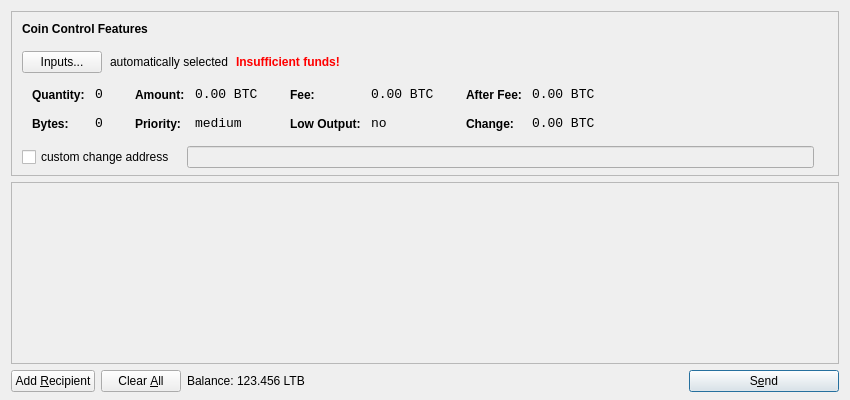
<?xml version="1.0" encoding="UTF-8"?>
<ui version="4.0">
 <class>SendCoinsDialog</class>
 <widget class="QDialog" name="SendCoinsDialog">
  <property name="geometry">
   <rect>
    <x>0</x>
    <y>0</y>
    <width>850</width>
    <height>400</height>
   </rect>
  </property>
  <property name="windowTitle">
   <string>Send Coins</string>
  </property>
  <layout class="QVBoxLayout" name="verticalLayout" stretch="0,1,0">
   <property name="bottomMargin">
    <number>8</number>
   </property>
   <item>
    <widget class="QFrame" name="frameCoinControl">
     <property name="sizePolicy">
      <sizepolicy hsizetype="Expanding" vsizetype="Expanding">
       <horstretch>0</horstretch>
       <verstretch>0</verstretch>
      </sizepolicy>
     </property>
     <property name="maximumSize">
      <size>
       <width>16777215</width>
       <height>16777215</height>
      </size>
     </property>
     <property name="frameShape">
      <enum>QFrame::StyledPanel</enum>
     </property>
     <property name="frameShadow">
      <enum>QFrame::Sunken</enum>
     </property>
     <layout class="QVBoxLayout" name="verticalLayoutCoinControl2">
      <property name="spacing">
       <number>-1</number>
      </property>
      <property name="leftMargin">
       <number>0</number>
      </property>
      <property name="topMargin">
       <number>0</number>
      </property>
      <property name="rightMargin">
       <number>0</number>
      </property>
      <property name="bottomMargin">
       <number>6</number>
      </property>
      <item>
       <layout class="QVBoxLayout" name="verticalLayoutCoinControl" stretch="0,0,0,0,1">
        <property name="spacing">
         <number>0</number>
        </property>
        <property name="leftMargin">
         <number>10</number>
        </property>
        <property name="topMargin">
         <number>10</number>
        </property>
        <item>
         <layout class="QHBoxLayout" name="horizontalLayoutCoinControl1">
          <property name="bottomMargin">
           <number>15</number>
          </property>
          <item>
           <widget class="QLabel" name="labelCoinControlFeatures">
            <property name="sizePolicy">
             <sizepolicy hsizetype="Preferred" vsizetype="Maximum">
              <horstretch>0</horstretch>
              <verstretch>0</verstretch>
             </sizepolicy>
            </property>
            <property name="font">
             <font>
              <weight>75</weight>
              <bold>true</bold>
             </font>
            </property>
            <property name="styleSheet">
             <string notr="true">font-weight:bold;</string>
            </property>
            <property name="text">
             <string>Coin Control Features</string>
            </property>
           </widget>
          </item>
         </layout>
        </item>
        <item>
         <layout class="QHBoxLayout" name="horizontalLayoutCoinControl2" stretch="0,0,0,0">
          <property name="spacing">
           <number>8</number>
          </property>
          <property name="bottomMargin">
           <number>10</number>
          </property>
          <item>
           <widget class="QPushButton" name="pushButtonCoinControl">
            <property name="styleSheet">
             <string notr="true"/>
            </property>
            <property name="text">
             <string>Inputs...</string>
            </property>
           </widget>
          </item>
          <item>
           <widget class="QLabel" name="labelCoinControlAutomaticallySelected">
            <property name="text">
             <string>automatically selected</string>
            </property>
            <property name="margin">
             <number>5</number>
            </property>
           </widget>
          </item>
          <item>
           <widget class="QLabel" name="labelCoinControlInsuffFunds">
            <property name="font">
             <font>
              <weight>75</weight>
              <bold>true</bold>
             </font>
            </property>
            <property name="styleSheet">
             <string notr="true">color:red;font-weight:bold;</string>
            </property>
            <property name="text">
             <string>Insufficient funds!</string>
            </property>
            <property name="margin">
             <number>5</number>
            </property>
           </widget>
          </item>
          <item>
           <spacer name="horizontalSpacerCoinControl">
            <property name="orientation">
             <enum>Qt::Horizontal</enum>
            </property>
            <property name="sizeHint" stdset="0">
             <size>
              <width>40</width>
              <height>1</height>
             </size>
            </property>
           </spacer>
          </item>
         </layout>
        </item>
        <item>
         <widget class="QWidget" name="widgetCoinControl" native="true">
          <property name="sizePolicy">
           <sizepolicy hsizetype="Preferred" vsizetype="Preferred">
            <horstretch>0</horstretch>
            <verstretch>0</verstretch>
           </sizepolicy>
          </property>
          <property name="minimumSize">
           <size>
            <width>0</width>
            <height>0</height>
           </size>
          </property>
          <property name="styleSheet">
           <string notr="true"/>
          </property>
          <layout class="QHBoxLayout" name="horizontalLayoutCoinControl5">
           <property name="margin">
            <number>0</number>
           </property>
           <item>
            <layout class="QHBoxLayout" name="horizontalLayoutCoinControl3" stretch="0,0,0,1">
             <property name="spacing">
              <number>20</number>
             </property>
             <property name="topMargin">
              <number>0</number>
             </property>
             <property name="bottomMargin">
              <number>10</number>
             </property>
             <item>
              <layout class="QFormLayout" name="formLayoutCoinControl1">
               <property name="horizontalSpacing">
                <number>10</number>
               </property>
               <property name="verticalSpacing">
                <number>14</number>
               </property>
               <property name="leftMargin">
                <number>10</number>
               </property>
               <property name="topMargin">
                <number>4</number>
               </property>
               <property name="rightMargin">
                <number>6</number>
               </property>
               <item row="0" column="0">
                <widget class="QLabel" name="labelCoinControlQuantityText">
                 <property name="styleSheet">
                  <string notr="true">font-weight:bold;</string>
                 </property>
                 <property name="text">
                  <string>Quantity:</string>
                 </property>
                 <property name="margin">
                  <number>0</number>
                 </property>
                </widget>
               </item>
               <item row="0" column="1">
                <widget class="QLabel" name="labelCoinControlQuantity">
                 <property name="font">
                  <font>
                   <family>Monospace</family>
                   <pointsize>10</pointsize>
                  </font>
                 </property>
                 <property name="cursor">
                  <cursorShape>IBeamCursor</cursorShape>
                 </property>
                 <property name="contextMenuPolicy">
                  <enum>Qt::ActionsContextMenu</enum>
                 </property>
                 <property name="text">
                  <string notr="true">0</string>
                 </property>
                 <property name="margin">
                  <number>0</number>
                 </property>
                 <property name="textInteractionFlags">
                  <set>Qt::LinksAccessibleByMouse|Qt::TextSelectableByKeyboard|Qt::TextSelectableByMouse</set>
                 </property>
                </widget>
               </item>
               <item row="1" column="0">
                <widget class="QLabel" name="labelCoinControlBytesText">
                 <property name="styleSheet">
                  <string notr="true">font-weight:bold;</string>
                 </property>
                 <property name="text">
                  <string>Bytes:</string>
                 </property>
                </widget>
               </item>
               <item row="1" column="1">
                <widget class="QLabel" name="labelCoinControlBytes">
                 <property name="font">
                  <font>
                   <family>Monospace</family>
                   <pointsize>10</pointsize>
                  </font>
                 </property>
                 <property name="cursor">
                  <cursorShape>IBeamCursor</cursorShape>
                 </property>
                 <property name="contextMenuPolicy">
                  <enum>Qt::ActionsContextMenu</enum>
                 </property>
                 <property name="text">
                  <string notr="true">0</string>
                 </property>
                 <property name="textInteractionFlags">
                  <set>Qt::LinksAccessibleByMouse|Qt::TextSelectableByKeyboard|Qt::TextSelectableByMouse</set>
                 </property>
                </widget>
               </item>
              </layout>
             </item>
             <item>
              <layout class="QFormLayout" name="formLayoutCoinControl2">
               <property name="horizontalSpacing">
                <number>10</number>
               </property>
               <property name="verticalSpacing">
                <number>14</number>
               </property>
               <property name="leftMargin">
                <number>6</number>
               </property>
               <property name="topMargin">
                <number>4</number>
               </property>
               <property name="rightMargin">
                <number>6</number>
               </property>
               <item row="0" column="0">
                <widget class="QLabel" name="labelCoinControlAmountText">
                 <property name="styleSheet">
                  <string notr="true">font-weight:bold;</string>
                 </property>
                 <property name="text">
                  <string>Amount:</string>
                 </property>
                 <property name="margin">
                  <number>0</number>
                 </property>
                </widget>
               </item>
               <item row="0" column="1">
                <widget class="QLabel" name="labelCoinControlAmount">
                 <property name="font">
                  <font>
                   <family>Monospace</family>
                   <pointsize>10</pointsize>
                  </font>
                 </property>
                 <property name="cursor">
                  <cursorShape>IBeamCursor</cursorShape>
                 </property>
                 <property name="contextMenuPolicy">
                  <enum>Qt::ActionsContextMenu</enum>
                 </property>
                 <property name="text">
                  <string notr="true">0.00 BTC</string>
                 </property>
                 <property name="textInteractionFlags">
                  <set>Qt::LinksAccessibleByMouse|Qt::TextSelectableByKeyboard|Qt::TextSelectableByMouse</set>
                 </property>
                </widget>
               </item>
               <item row="1" column="0">
                <widget class="QLabel" name="labelCoinControlPriorityText">
                 <property name="styleSheet">
                  <string notr="true">font-weight:bold;</string>
                 </property>
                 <property name="text">
                  <string>Priority:</string>
                 </property>
                </widget>
               </item>
               <item row="1" column="1">
                <widget class="QLabel" name="labelCoinControlPriority">
                 <property name="font">
                  <font>
                   <family>Monospace</family>
                   <pointsize>10</pointsize>
                  </font>
                 </property>
                 <property name="cursor">
                  <cursorShape>IBeamCursor</cursorShape>
                 </property>
                 <property name="contextMenuPolicy">
                  <enum>Qt::ActionsContextMenu</enum>
                 </property>
                 <property name="text">
                  <string>medium</string>
                 </property>
                 <property name="textInteractionFlags">
                  <set>Qt::LinksAccessibleByMouse|Qt::TextSelectableByKeyboard|Qt::TextSelectableByMouse</set>
                 </property>
                </widget>
               </item>
              </layout>
             </item>
             <item>
              <layout class="QFormLayout" name="formLayoutCoinControl3">
               <property name="horizontalSpacing">
                <number>10</number>
               </property>
               <property name="verticalSpacing">
                <number>14</number>
               </property>
               <property name="leftMargin">
                <number>6</number>
               </property>
               <property name="topMargin">
                <number>4</number>
               </property>
               <property name="rightMargin">
                <number>6</number>
               </property>
               <item row="0" column="0">
                <widget class="QLabel" name="labelCoinControlFeeText">
                 <property name="styleSheet">
                  <string notr="true">font-weight:bold;</string>
                 </property>
                 <property name="text">
                  <string>Fee:</string>
                 </property>
                 <property name="margin">
                  <number>0</number>
                 </property>
                </widget>
               </item>
               <item row="0" column="1">
                <widget class="QLabel" name="labelCoinControlFee">
                 <property name="font">
                  <font>
                   <family>Monospace</family>
                   <pointsize>10</pointsize>
                  </font>
                 </property>
                 <property name="cursor">
                  <cursorShape>IBeamCursor</cursorShape>
                 </property>
                 <property name="contextMenuPolicy">
                  <enum>Qt::ActionsContextMenu</enum>
                 </property>
                 <property name="text">
                  <string notr="true">0.00 BTC</string>
                 </property>
                 <property name="textInteractionFlags">
                  <set>Qt::LinksAccessibleByMouse|Qt::TextSelectableByKeyboard|Qt::TextSelectableByMouse</set>
                 </property>
                </widget>
               </item>
               <item row="1" column="0">
                <widget class="QLabel" name="labelCoinControlLowOutputText">
                 <property name="styleSheet">
                  <string notr="true">font-weight:bold;</string>
                 </property>
                 <property name="text">
                  <string>Low Output:</string>
                 </property>
                </widget>
               </item>
               <item row="1" column="1">
                <widget class="QLabel" name="labelCoinControlLowOutput">
                 <property name="font">
                  <font>
                   <family>Monospace</family>
                   <pointsize>10</pointsize>
                  </font>
                 </property>
                 <property name="cursor">
                  <cursorShape>IBeamCursor</cursorShape>
                 </property>
                 <property name="contextMenuPolicy">
                  <enum>Qt::ActionsContextMenu</enum>
                 </property>
                 <property name="text">
                  <string>no</string>
                 </property>
                 <property name="textInteractionFlags">
                  <set>Qt::LinksAccessibleByMouse|Qt::TextSelectableByKeyboard|Qt::TextSelectableByMouse</set>
                 </property>
                </widget>
               </item>
              </layout>
             </item>
             <item>
              <layout class="QFormLayout" name="formLayoutCoinControl4">
               <property name="horizontalSpacing">
                <number>10</number>
               </property>
               <property name="verticalSpacing">
                <number>14</number>
               </property>
               <property name="leftMargin">
                <number>6</number>
               </property>
               <property name="topMargin">
                <number>4</number>
               </property>
               <property name="rightMargin">
                <number>6</number>
               </property>
               <item row="0" column="0">
                <widget class="QLabel" name="labelCoinControlAfterFeeText">
                 <property name="styleSheet">
                  <string notr="true">font-weight:bold;</string>
                 </property>
                 <property name="text">
                  <string>After Fee:</string>
                 </property>
                 <property name="margin">
                  <number>0</number>
                 </property>
                </widget>
               </item>
               <item row="0" column="1">
                <widget class="QLabel" name="labelCoinControlAfterFee">
                 <property name="font">
                  <font>
                   <family>Monospace</family>
                   <pointsize>10</pointsize>
                  </font>
                 </property>
                 <property name="cursor">
                  <cursorShape>IBeamCursor</cursorShape>
                 </property>
                 <property name="contextMenuPolicy">
                  <enum>Qt::ActionsContextMenu</enum>
                 </property>
                 <property name="text">
                  <string notr="true">0.00 BTC</string>
                 </property>
                 <property name="textInteractionFlags">
                  <set>Qt::LinksAccessibleByMouse|Qt::TextSelectableByKeyboard|Qt::TextSelectableByMouse</set>
                 </property>
                </widget>
               </item>
               <item row="1" column="0">
                <widget class="QLabel" name="labelCoinControlChangeText">
                 <property name="styleSheet">
                  <string notr="true">font-weight:bold;</string>
                 </property>
                 <property name="text">
                  <string>Change:</string>
                 </property>
                </widget>
               </item>
               <item row="1" column="1">
                <widget class="QLabel" name="labelCoinControlChange">
                 <property name="font">
                  <font>
                   <family>Monospace</family>
                   <pointsize>10</pointsize>
                  </font>
                 </property>
                 <property name="cursor">
                  <cursorShape>IBeamCursor</cursorShape>
                 </property>
                 <property name="contextMenuPolicy">
                  <enum>Qt::ActionsContextMenu</enum>
                 </property>
                 <property name="text">
                  <string notr="true">0.00 BTC</string>
                 </property>
                 <property name="textInteractionFlags">
                  <set>Qt::LinksAccessibleByMouse|Qt::TextSelectableByKeyboard|Qt::TextSelectableByMouse</set>
                 </property>
                </widget>
               </item>
              </layout>
             </item>
            </layout>
           </item>
          </layout>
         </widget>
        </item>
        <item>
         <layout class="QHBoxLayout" name="horizontalLayoutCoinControl4" stretch="0,0,0">
          <property name="spacing">
           <number>12</number>
          </property>
          <property name="sizeConstraint">
           <enum>QLayout::SetDefaultConstraint</enum>
          </property>
          <property name="topMargin">
           <number>5</number>
          </property>
          <property name="rightMargin">
           <number>5</number>
          </property>
          <item>
           <widget class="QCheckBox" name="checkBoxCoinControlChange">
            <property name="text">
             <string>custom change address</string>
            </property>
           </widget>
          </item>
          <item>
           <widget class="QLineEdit" name="lineEditCoinControlChange">
            <property name="enabled">
             <bool>false</bool>
            </property>
            <property name="sizePolicy">
             <sizepolicy hsizetype="Expanding" vsizetype="Fixed">
              <horstretch>0</horstretch>
              <verstretch>0</verstretch>
             </sizepolicy>
            </property>
           </widget>
          </item>
          <item>
           <widget class="QLabel" name="labelCoinControlChangeLabel">
            <property name="sizePolicy">
             <sizepolicy hsizetype="Preferred" vsizetype="Expanding">
              <horstretch>0</horstretch>
              <verstretch>0</verstretch>
             </sizepolicy>
            </property>
            <property name="minimumSize">
             <size>
              <width>0</width>
              <height>0</height>
             </size>
            </property>
            <property name="text">
             <string/>
            </property>
            <property name="margin">
             <number>3</number>
            </property>
           </widget>
          </item>
         </layout>
        </item>
        <item>
         <spacer name="verticalSpacerCoinControl">
          <property name="orientation">
           <enum>Qt::Vertical</enum>
          </property>
          <property name="sizeHint" stdset="0">
           <size>
            <width>800</width>
            <height>1</height>
           </size>
          </property>
         </spacer>
        </item>
       </layout>
      </item>
     </layout>
    </widget>
   </item>
   <item>
    <widget class="QScrollArea" name="scrollArea">
     <property name="widgetResizable">
      <bool>true</bool>
     </property>
     <widget class="QWidget" name="scrollAreaWidgetContents">
      <property name="geometry">
       <rect>
        <x>0</x>
        <y>0</y>
        <width>830</width>
        <height>165</height>
       </rect>
      </property>
      <layout class="QVBoxLayout" name="verticalLayout_2">
       <property name="margin">
        <number>0</number>
       </property>
       <item>
        <layout class="QVBoxLayout" name="entries">
         <property name="spacing">
          <number>6</number>
         </property>
        </layout>
       </item>
       <item>
        <spacer name="verticalSpacer">
         <property name="orientation">
          <enum>Qt::Vertical</enum>
         </property>
         <property name="sizeHint" stdset="0">
          <size>
           <width>20</width>
           <height>40</height>
          </size>
         </property>
        </spacer>
       </item>
      </layout>
     </widget>
    </widget>
   </item>
   <item>
    <layout class="QHBoxLayout" name="horizontalLayout">
     <item>
      <widget class="QPushButton" name="addButton">
       <property name="toolTip">
        <string>Send to multiple recipients at once</string>
       </property>
       <property name="text">
        <string>Add &amp;Recipient</string>
       </property>
       <property name="icon">
        <iconset resource="../bitcoin.qrc">
         <normaloff>:/icons/add</normaloff>:/icons/add</iconset>
       </property>
       <property name="autoDefault">
        <bool>false</bool>
       </property>
      </widget>
     </item>
     <item>
      <widget class="QPushButton" name="clearButton">
       <property name="sizePolicy">
        <sizepolicy hsizetype="Minimum" vsizetype="Fixed">
         <horstretch>0</horstretch>
         <verstretch>0</verstretch>
        </sizepolicy>
       </property>
       <property name="toolTip">
        <string>Remove all transaction fields</string>
       </property>
       <property name="text">
        <string>Clear &amp;All</string>
       </property>
       <property name="icon">
        <iconset resource="../bitcoin.qrc">
         <normaloff>:/icons/remove</normaloff>:/icons/remove</iconset>
       </property>
       <property name="autoRepeatDelay">
        <number>300</number>
       </property>
       <property name="autoDefault">
        <bool>false</bool>
       </property>
      </widget>
     </item>
     <item>
      <layout class="QHBoxLayout" name="horizontalLayout_2">
       <property name="spacing">
        <number>3</number>
       </property>
       <item>
        <widget class="QLabel" name="label">
         <property name="text">
          <string>Balance:</string>
         </property>
        </widget>
       </item>
       <item>
        <widget class="QLabel" name="labelBalance">
         <property name="cursor">
          <cursorShape>IBeamCursor</cursorShape>
         </property>
         <property name="text">
          <string>123.456 LTB</string>
         </property>
         <property name="textInteractionFlags">
          <set>Qt::LinksAccessibleByMouse|Qt::TextSelectableByKeyboard|Qt::TextSelectableByMouse</set>
         </property>
        </widget>
       </item>
      </layout>
     </item>
     <item>
      <spacer name="horizontalSpacer">
       <property name="orientation">
        <enum>Qt::Horizontal</enum>
       </property>
       <property name="sizeHint" stdset="0">
        <size>
         <width>40</width>
         <height>20</height>
        </size>
       </property>
      </spacer>
     </item>
     <item>
      <widget class="QPushButton" name="sendButton">
       <property name="minimumSize">
        <size>
         <width>150</width>
         <height>0</height>
        </size>
       </property>
       <property name="toolTip">
        <string>Confirm the send action</string>
       </property>
       <property name="text">
        <string>S&amp;end</string>
       </property>
       <property name="icon">
        <iconset resource="../bitcoin.qrc">
         <normaloff>:/icons/send</normaloff>:/icons/send</iconset>
       </property>
       <property name="default">
        <bool>true</bool>
       </property>
      </widget>
     </item>
    </layout>
   </item>
  </layout>
 </widget>
 <resources>
  <include location="../bitcoin.qrc"/>
 </resources>
 <connections/>
</ui>
